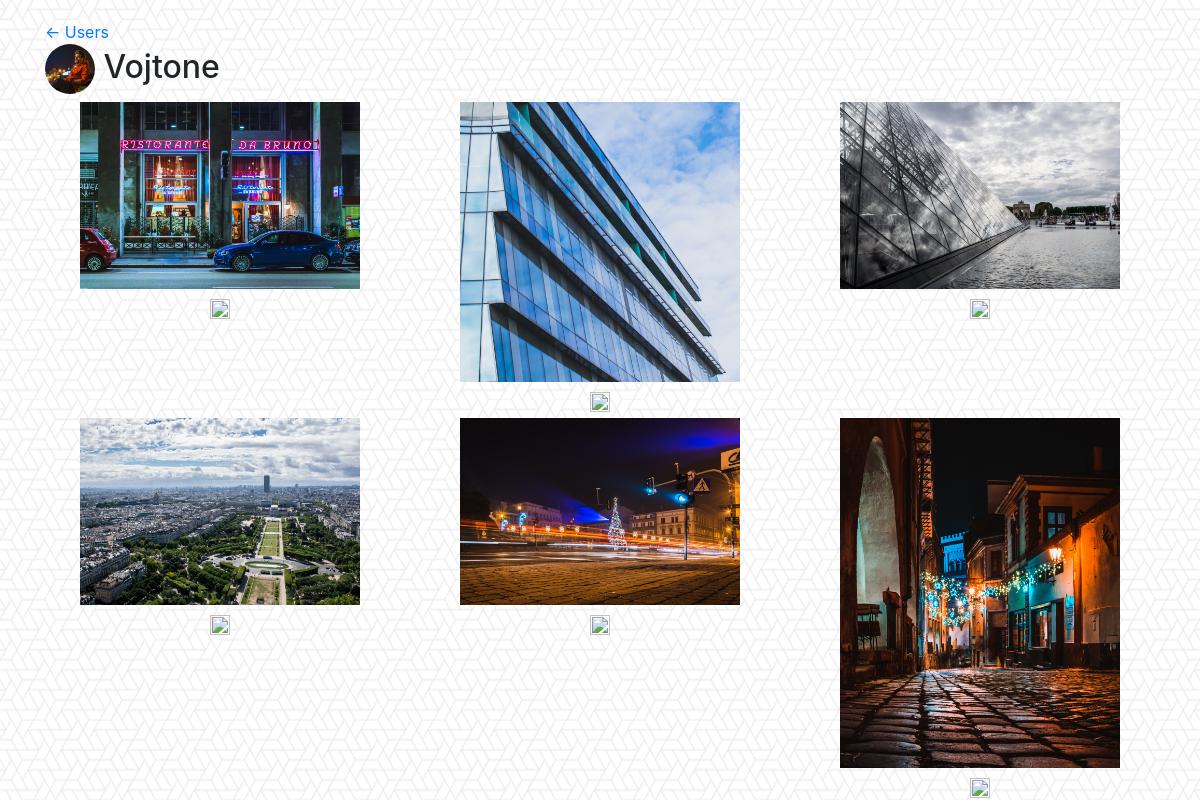
Screenshot of /Vojtone/ with the database file from the repository.
### gallery/models.py (models this page shows, shortened)
class User(models.Model):
    username = models.CharField(max_length=100)
    email = models.CharField(max_length=100)
    profile_photo = models.FileField()
    def __str__(self):
        return self.username

class Photo(models.Model):
    owner = models.ForeignKey(User, on_delete=models.CASCADE)
    photo = models.FileField()
    description = models.CharField(max_length=10000)
    liked = models.BooleanField(default=False)

### gallery/views.py (the view)
# urls.py: url(r'^(?P<user_username>[a-zA-Z0-9_.-]*)/$', views.grid, name="grid"),
def grid(request, user_username):
    user = get_object_or_404(User, username=user_username)
    return render(request, 'gallery/grid.html', {'user': user})

### templates/gallery/grid.html (shortened to what this page needs)
{% extends 'gallery/base.html' %}
{% block container%}
    <a href="{% url 'gallery:index' %}"><- Users</a>
    <h2><img src="{{ user.profile_photo.url }}" width="50px" height="50px" style="border-radius: 50%">   {{ user }}</h2>
    {% if user.photo_set.count == 0 %}
        <p>No photos to show.</p>
    {% else %}
        <div class="row" style="display: flex; flex-wrap: wrap;">
            {% for photo in user.photo_set.all %}
                <div class="col-md-4 text-center">
                    <div class="thumbnail">
                        <a href="{% url 'gallery:detail' user.username photo.id %}">
                            <img src="{{ photo.photo.url }}" alt="No pic :(" width="80%">
                        </a>
                        <div class="caption" style="padding-top: 10px;">
                            <form action="{% url 'gallery:liked' user.username %}" method="post">
                                {% if photo.liked %}
                                    <input type="image" src="https://upload.wikimedia.org/wikipedia/commons/c/c8/Love_Heart_symbol.svg"
                                           name="photo"  value="{{ photo.id }}" width="20px" height="20px" >
                                {% else %}
                                    <input type="image" src="https://www.wpclipart.com/signs_symbol/love/hearts/Heart_icon_red_hollow.png"
                                           name="photo"  value="{{ photo.id }}" width="20px" height="20px" >
                                {% endif %}
                            </form>
                        </div>
                    </div>
                </div>
            {% endfor %}
        </div>
    {% endif %}
{% endblock %}

### templates/gallery/base.html (shortened to what this page needs)
<!DOCTYPE html>
<html lang="en">
<head>
    {% load staticfiles %}
    <link rel="stylesheet" type="text/css" href="https://stackpath.bootstrapcdn.com/bootstrap/4.1.1/css/bootstrap.min.css"/>
    <link rel="stylesheet" type="text/css" href="{% static 'gallery/style.css' %}"/>
</head>
<body>
    <div class="container" style="padding-top: 20px;">
        {% block container%}
        {% endblock %}
    </div>
</body>
</html>

### gallery/static/gallery/style.css (style rules this page uses)
body { background: white url("images/background.png"); }

### rows the page displays
User: profile_photo (picture), username "Vojtone"
Photo: photo (picture)
Photo: photo (picture)
Photo: photo (picture)
Photo: photo (picture)
Photo: photo (picture)
Photo: photo (picture)
